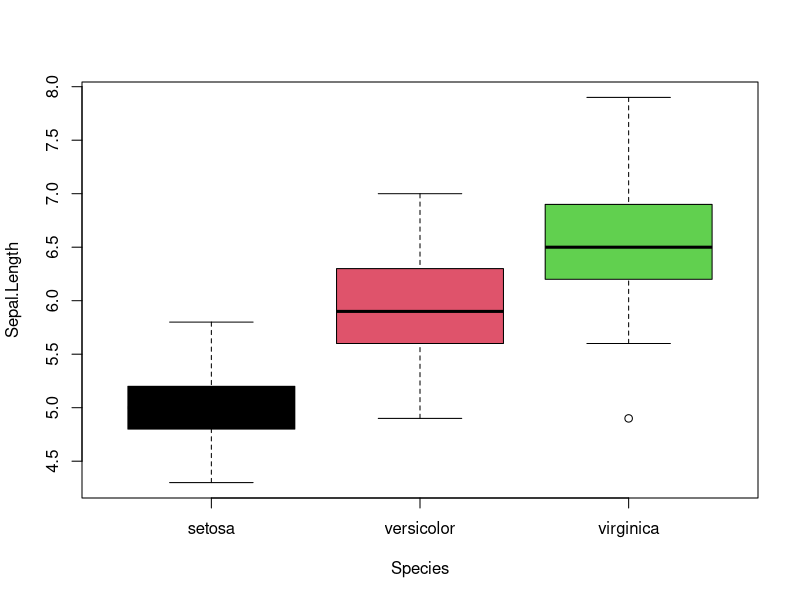
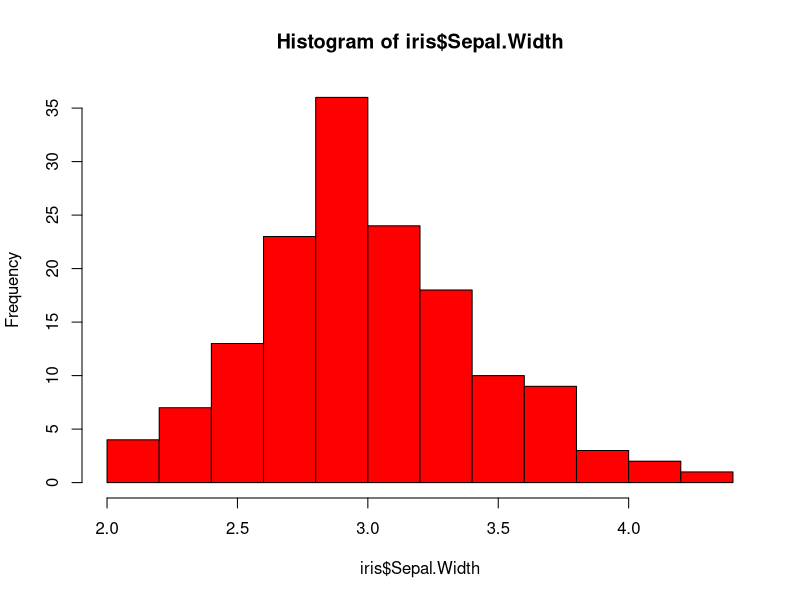
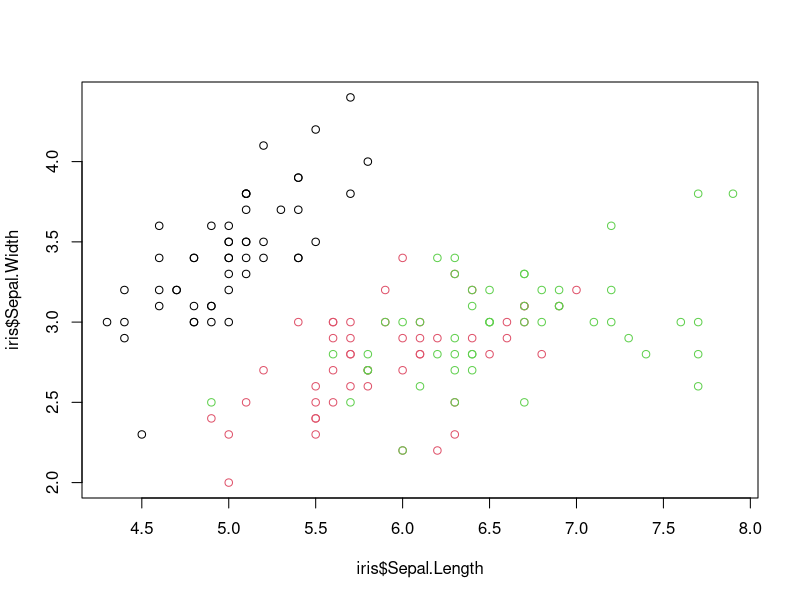
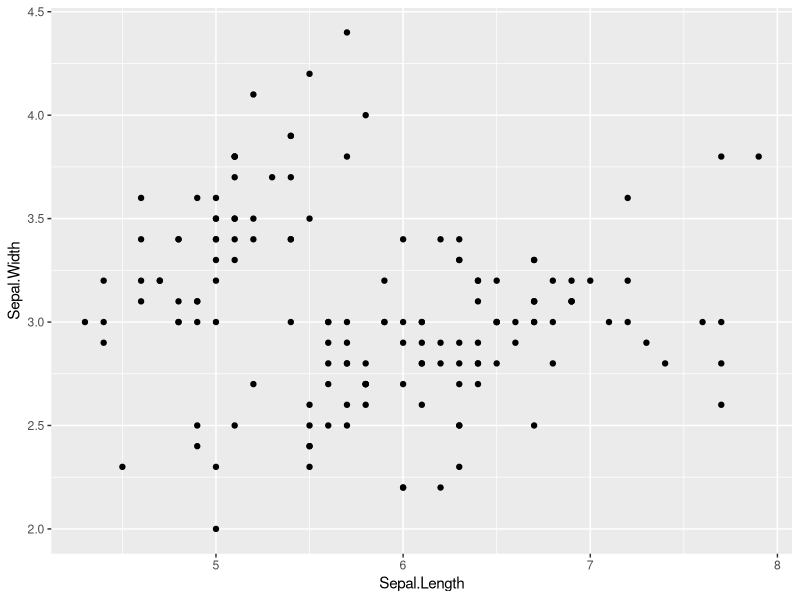
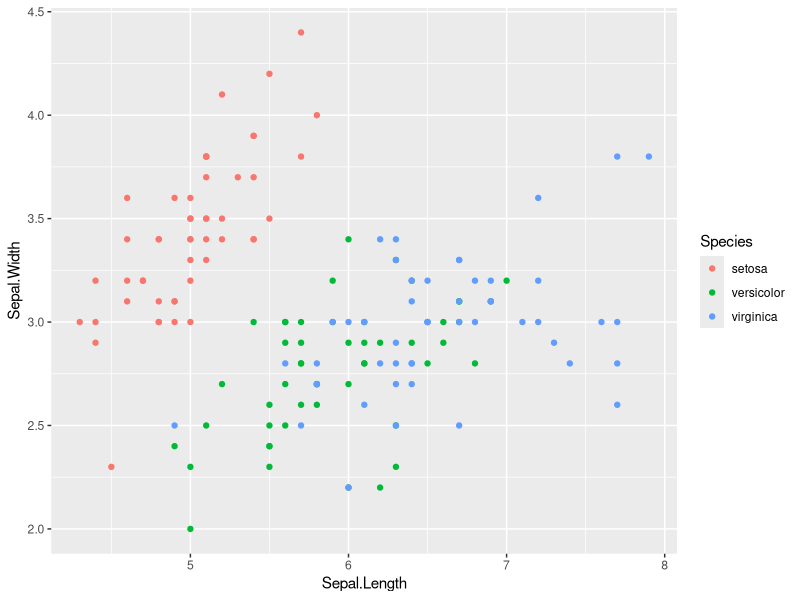
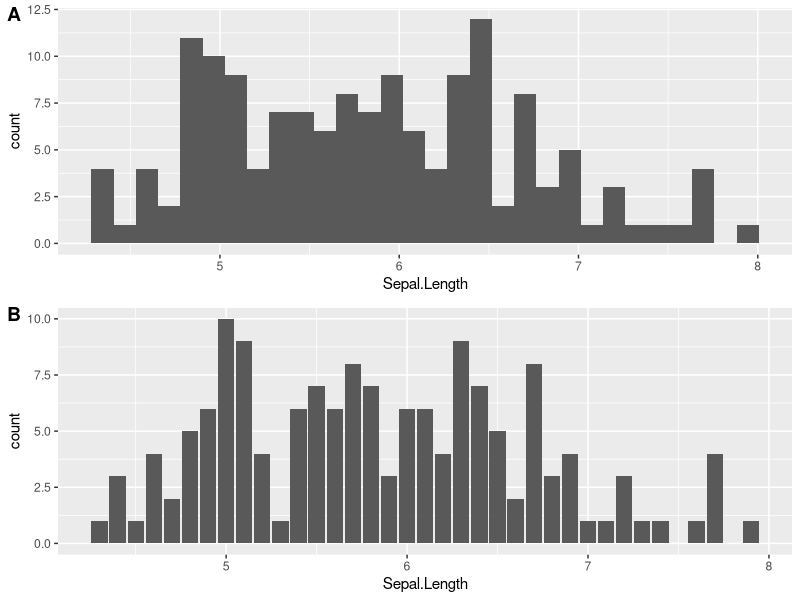
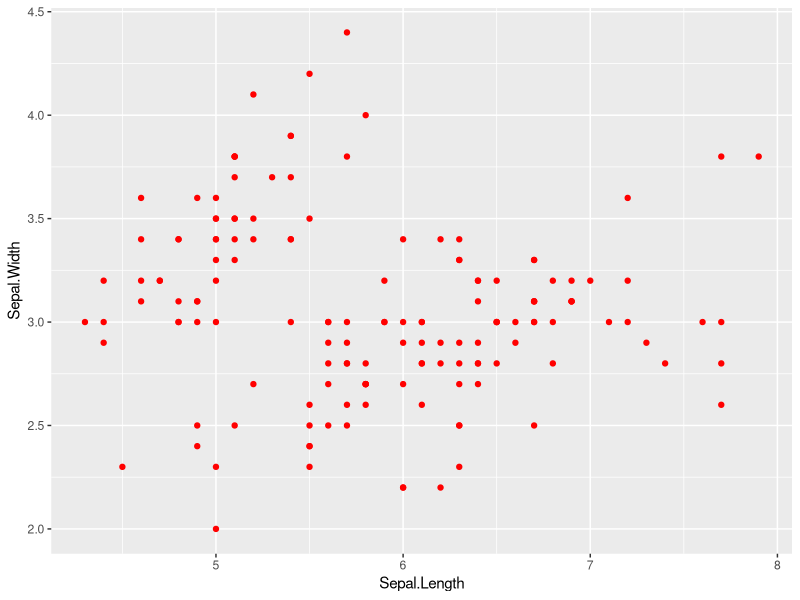
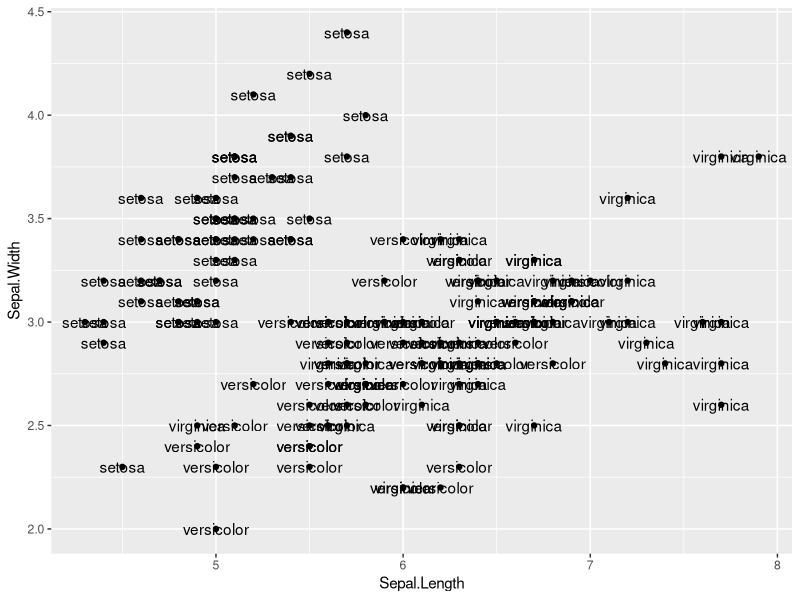

Write the R code that produced these figures, in order.
# Load data
data("iris")
# Basic plotting
boxplot(Sepal.Length~Species,iris,col = c(1:3))
hist(iris$Sepal.Width,col = "red")
plot(iris$Sepal.Length,iris$Sepal.Width, col = iris$Species)

iris
###
############ ggplot ############
# ggplot is a one stop shop that uses tables to plot graphs of different formats, and to combine between them
# working with ggplot is extremely simple. 
# We will start by plotting a dot plot. 
# Calling ggplot() initiates the the function. Always start with it.  
library(ggplot2, help, pos = 2, lib.loc = NULL)
ggplot()+
  # Calling geom_point() tells ggplot we want our graph to be in the shape of a dot plot. 
  # there are many type of geom_(s), each generates a different type of graph: histogram, box plot, lines...
  # data = iris, tells the geom_ to use iris as the source of the data. 
  # mapping = aes(x = Sepal.Length, y = Sepal.Width), tells ggplot which columns to use for the plotting
  # aes() may looks confusing, in general, aes() is used whenever you want to use the data from table to set xy coordinates/change color/shape based on a factor in the data 
  # that's it
  geom_point(data = iris, mapping = aes(x = Sepal.Length, y = Sepal.Width))
## Adding colors based on groups ##
ggplot()+ geom_point(data = iris,mapping = aes(x = Sepal.Length, y = Sepal.Width, col = Species))
A <- ggplot()+ geom_histogram(data =iris , mapping = aes(x = Sepal.Length))
B <- ggplot()+ geom_bar(data =iris , mapping = aes(x = Sepal.Length))
install.packages("gridExtra")
library("gridExtra")
install.packages("cowplot")
library("cowplot")
plot_grid(A, B, labels=c("A", "B"), ncol = 1, nrow = 2)

## Changing shapes based on groups ##
A <- ggplot()+
  # aes() may looks confusing, but think in general, aes() is used whenever you want to use the data the table to plot/color/shape 
  geom_point(data = iris,
             mapping = aes(x = Sepal.Length, y = Sepal.Width, shape = Species, col = Species)
             ,size = 2)

## Adding colors not based on groups ##
ggplot()+
  # aes() may looks confusing, but in general, aes() is used whenever you want to use the data in the table to define xy coordinates/color based on a variable/change shape based on a variable 
  geom_point(data = iris,
             mapping = aes(x = Sepal.Length, y = Sepal.Width),
             col = "red")
## Adding another layer ##
ggplot()+
  geom_point(data = iris,
             mapping = aes(x = Sepal.Length, y = Sepal.Width))+
  geom_text(data = iris,
            mapping = aes(x = Sepal.Length, y = Sepal.Width,label = Species))

ggplot()+
  geom_point(data = iris,
             mapping = aes(x = Sepal.Length, y = Sepal.Width))+
  # label plot labels instead of dots or bars. 
  # nudge_x/nudge_y shifts the position of the label in the x or y direction
  geom_text(data = iris,
            mapping = aes(x = Sepal.Length, y = Sepal.Width,label = Species),
            size = 2, 
            nudge_y = 0.1)

ggplot()+
  geom_point(data = iris,
             mapping = aes(x = Sepal.Length, y = Sepal.Width))+
  geom_text(data = iris,
            mapping = aes(x = Sepal.Length, y = Sepal.Width*1.01, label = Species),
            size = 2)

# After lunching ggplot by ggplot(), each layer is almost an independent unit. Each layer can accept different data.
# In the absence of data, or missing values in the aes() the layer looks up to the ggplot() function. 
# ggplot() can serve as a source of "default" data. 
# But be carful, if you define parameters inside ggplot() they can affect all the layers downstream
ggplot(data = iris, aes(x = Sepal.Length, y = Sepal.Width,label = Species))+
  geom_point()+
  geom_text(size = 2, 
            nudge_y = 0.1)

ggplot(data = iris, aes(x = Sepal.Length, y = Sepal.Width,label = Species))+
  geom_point(col = "red")+
  geom_text(size = 2, 
            nudge_y = 0.1)

# We can split the data into subgroups and display each group in a different subpanel
ggplot(data = iris, aes(x = Sepal.Length, y = Sepal.Width))+
  geom_point(shape = 21)+
  geom_smooth(method = "lm")+
  # facet_wrap() breaks the data into one dimensional sub-panels
  # facet_grid(x~y),breaks the data into two dimensions sub-panels
  facet_wrap(~Species)+
  # theme_bw/theme_classic change the appearance of the graph
  theme_dark()+
  #theme() controls the look of the plot, size and shape of the axis for example
  theme(aspect.ratio = 1,
        panel.grid = element_blank(),
        axis.text = element_text(face = "bold",size = 10))

# Another exapmle 
ggplot()+
  geom_histogram(data = iris,
                 mapping = aes(x = Sepal.Length ),fill = "red", alpha = 0.5,col = "black")+
  geom_freqpoly(data = iris,
                mapping = aes(x = Sepal.Length ))+
  geom_histogram(data = iris,
                 mapping = aes(x = Sepal.Width ),fill = "blue", alpha = 0.5,col = "black")+
  geom_freqpoly(data = iris,
                mapping = aes(x = Sepal.Width ))+
  facet_wrap(~Species)+
  theme_bw()+
  theme(aspect.ratio = 1,
        panel.grid = element_blank(),
        axis.text = element_text(face = "bold",size = 10))+
  xlab("")

############ loops how to use them ############
avg = c()
for (i in 1:ncol(iris)) {
  print(paste("i has the value of",i))
  column.avg = mean(iris[,i])
  avg[i] = column.avg
  #avg = c(avg,column.avg), is another option
}

for (i in 1:ncol(iris)) {
  print(paste("i has the value of",i))
  print(class(iris[,i]))
}

for (i in 1:ncol(iris[,-5])) {
  print(paste("i has the value of ",i))
  print(paste("The avg of column" , names(iris)[i] , "was calculated"))
  avg[i] = column.avg
}

# loop within a loop

prod.values = c()

for (COLUMNS in 1:9) {
  print(paste("This is column", COLUMNS))
  for(ROWS in 1:9){
  print(paste("This is row", COLUMNS))
  }
}

for (COLUMNS in 1:9) {
  print(paste("This is column", COLUMNS))
  for(ROWS in 1:9){
    print(paste("This is row", COLUMNS))
    product = COLUMNS*ROWS
    prod.values = c(prod.values,product)
  }
}
matrix(data = prod.values,ncol = 9,nrow = 9)


# Finding the mean value of each parameter for each type of iris
for (iris.types in unique(iris$Species)){
  print(iris.types)
  for (iris.paprmeter in names(iris[,1:4])) {
    print(iris.paprmeter)
    mean.value = mean(iris[iris$Species==iris.types,iris.paprmeter])
    print(paste("The mean value of the", iris.paprmeter, "of", iris.types, "is", mean.value))
  }
}
###### apply #####

apply(iris[,-5], MARGIN = 2, FUN = mean)

##### lapply #####
# lapply() goes over the elements in list one by one, and preforms a function on those elements. Because lapply() works with
# lists, its output is also a list
# IMPORTANT!!!  a data frame is also a list, but in a nicer format. Each column is an element in the list 
lapply(iris[,-5], function(x){x/sd(x)})
scaled.data_list = lapply(iris[,-5], function(x){x/sd(x)})
scaled.data_table = as.data.frame(do.call(cbind, scaled.data_list))
scaled.data_table$Species = iris$Species


##### sapply #####
# Try to simplify the product of lapply
# IMPORTANT!!! the results of the simplification might be unpredictable. 
sapply(iris[,-5], function(x){x/sd(x)})


##### tapply #####

tapply(iris$Sepal.Length, iris$Species, mean)

for (iris.paprmeter in names(iris[,1:4])) {
  print(iris.paprmeter)
  print(tapply(iris[[iris.paprmeter]], iris$Species, mean))
}





